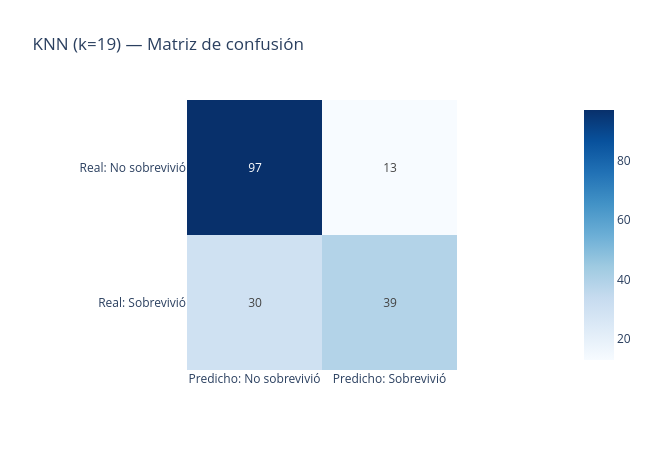

Notebook cell for this chart:
### Code cell
plot_matriz_confusion(y_test, pred_knn, etiquetas=('No sobrevivió', 'Sobrevivió'),
                      title=f'KNN (k={mejor_k}) — Matriz de confusión')

### Figure 1 — Plotly figure (JSON) as saved in the notebook; plotly's stock layout.template omitted (floating-point values rounded to 4 significant figures)
{"data": [{"coloraxis": "coloraxis", "hovertemplate": "x: %{x}<br>y: %{y}<br>color: %{z}<extra></extra>", "name": "0", "texttemplate": "%{z}", "type": "heatmap", "x": ["Predicho: No sobrevivió", "Predicho: Sobrevivió"], "xaxis": "x", "y": ["Real: No sobrevivió", "Real: Sobrevivió"], "yaxis": "y", "z": [[97, 13], [30, 39]]}], "layout": {"coloraxis": {"autocolorscale": false, "colorscale": [[0.0, "rgb(247,251,255)"], [0.125, "rgb(222,235,247)"], [0.25, "rgb(198,219,239)"], [0.375, "rgb(158,202,225)"], [0.5, "rgb(107,174,214)"], [0.625, "rgb(66,146,198)"], [0.75, "rgb(33,113,181)"], [0.875, "rgb(8,81,156)"], [1.0, "rgb(8,48,107)"]]}, "height": 450, "title": {"text": "KNN (k=19) — Matriz de confusión"}, "width": 650, "xaxis": {"anchor": "y", "constrain": "domain", "domain": [0.0, 1.0], "scaleanchor": "y"}, "yaxis": {"anchor": "x", "autorange": "reversed", "constrain": "domain", "domain": [0.0, 1.0]}}}
